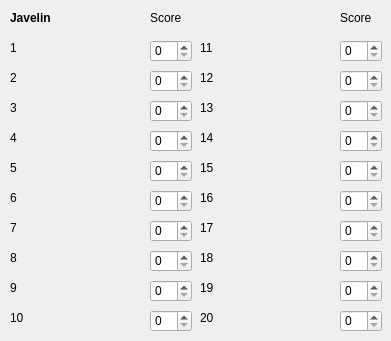
        <widget class="QWidget" name="form_javelin">
         <widget class="QLabel" name="javelin_label_3">
          <property name="geometry">
           <rect>
            <x>10</x>
            <y>100</y>
            <width>121</width>
            <height>16</height>
           </rect>
          </property>
          <property name="styleSheet">
           <string notr="true"/>
          </property>
          <property name="text">
           <string>3</string>
          </property>
         </widget>
         <widget class="QSpinBox" name="javelin_spin_14">
          <property name="geometry">
           <rect>
            <x>340</x>
            <y>130</y>
            <width>42</width>
            <height>22</height>
           </rect>
          </property>
         </widget>
         <widget class="QLabel" name="javelin_label_4">
          <property name="geometry">
           <rect>
            <x>10</x>
            <y>130</y>
            <width>121</width>
            <height>16</height>
           </rect>
          </property>
          <property name="styleSheet">
           <string notr="true"/>
          </property>
          <property name="text">
           <string>4</string>
          </property>
         </widget>
         <widget class="QLabel" name="javelin_label_7">
          <property name="geometry">
           <rect>
            <x>10</x>
            <y>220</y>
            <width>121</width>
            <height>16</height>
           </rect>
          </property>
          <property name="styleSheet">
           <string notr="true"/>
          </property>
          <property name="text">
           <string>7</string>
          </property>
         </widget>
         <widget class="QLabel" name="javelin_label_11">
          <property name="geometry">
           <rect>
            <x>200</x>
            <y>40</y>
            <width>121</width>
            <height>16</height>
           </rect>
          </property>
          <property name="styleSheet">
           <string notr="true"/>
          </property>
          <property name="text">
           <string>11</string>
          </property>
         </widget>
         <widget class="QLabel" name="javelin_label_16">
          <property name="geometry">
           <rect>
            <x>200</x>
            <y>190</y>
            <width>121</width>
            <height>16</height>
           </rect>
          </property>
          <property name="styleSheet">
           <string notr="true"/>
          </property>
          <property name="text">
           <string>16</string>
          </property>
         </widget>
         <widget class="QSpinBox" name="javelin_spin_7">
          <property name="geometry">
           <rect>
            <x>150</x>
            <y>220</y>
            <width>42</width>
            <height>22</height>
           </rect>
          </property>
         </widget>
         <widget class="QSpinBox" name="javelin_spin_16">
          <property name="geometry">
           <rect>
            <x>340</x>
            <y>190</y>
            <width>42</width>
            <height>22</height>
           </rect>
          </property>
         </widget>
         <widget class="QLabel" name="javelin_label_5">
          <property name="geometry">
           <rect>
            <x>10</x>
            <y>160</y>
            <width>121</width>
            <height>16</height>
           </rect>
          </property>
          <property name="styleSheet">
           <string notr="true"/>
          </property>
          <property name="text">
           <string>5</string>
          </property>
         </widget>
         <widget class="QLabel" name="javelin_label_14">
          <property name="geometry">
           <rect>
            <x>200</x>
            <y>130</y>
            <width>121</width>
            <height>16</height>
           </rect>
          </property>
          <property name="styleSheet">
           <string notr="true"/>
          </property>
          <property name="text">
           <string>14</string>
          </property>
         </widget>
         <widget class="QLabel" name="javelin_label_12">
          <property name="geometry">
           <rect>
            <x>200</x>
            <y>70</y>
            <width>121</width>
            <height>16</height>
           </rect>
          </property>
          <property name="styleSheet">
           <string notr="true"/>
          </property>
          <property name="text">
           <string>12</string>
          </property>
         </widget>
         <widget class="QSpinBox" name="javelin_spin_13">
          <property name="geometry">
           <rect>
            <x>340</x>
            <y>100</y>
            <width>42</width>
            <height>22</height>
           </rect>
          </property>
         </widget>
         <widget class="QSpinBox" name="javelin_spin_19">
          <property name="geometry">
           <rect>
            <x>340</x>
            <y>280</y>
            <width>42</width>
            <height>22</height>
           </rect>
          </property>
         </widget>
         <widget class="QSpinBox" name="javelin_spin_18">
          <property name="geometry">
           <rect>
            <x>340</x>
            <y>250</y>
            <width>42</width>
            <height>22</height>
           </rect>
          </property>
         </widget>
         <widget class="QLabel" name="javelin_label_18">
          <property name="geometry">
           <rect>
            <x>200</x>
            <y>250</y>
            <width>121</width>
            <height>16</height>
           </rect>
          </property>
          <property name="styleSheet">
           <string notr="true"/>
          </property>
          <property name="text">
           <string>18</string>
          </property>
         </widget>
         <widget class="QLabel" name="javelin_label_15">
          <property name="geometry">
           <rect>
            <x>200</x>
            <y>160</y>
            <width>121</width>
            <height>16</height>
           </rect>
          </property>
          <property name="styleSheet">
           <string notr="true"/>
          </property>
          <property name="text">
           <string>15</string>
          </property>
         </widget>
         <widget class="QSpinBox" name="javelin_spin_1">
          <property name="geometry">
           <rect>
            <x>150</x>
            <y>40</y>
            <width>42</width>
            <height>22</height>
           </rect>
          </property>
         </widget>
         <widget class="QSpinBox" name="javelin_spin_9">
          <property name="geometry">
           <rect>
            <x>150</x>
            <y>280</y>
            <width>42</width>
            <height>22</height>
           </rect>
          </property>
         </widget>
         <widget class="QSpinBox" name="javelin_spin_3">
          <property name="geometry">
           <rect>
            <x>150</x>
            <y>100</y>
            <width>42</width>
            <height>22</height>
           </rect>
          </property>
         </widget>
         <widget class="QSpinBox" name="javelin_spin_11">
          <property name="geometry">
           <rect>
            <x>340</x>
            <y>40</y>
            <width>42</width>
            <height>22</height>
           </rect>
          </property>
         </widget>
         <widget class="QLabel" name="javelin_label_13">
          <property name="geometry">
           <rect>
            <x>200</x>
            <y>100</y>
            <width>121</width>
            <height>16</height>
           </rect>
          </property>
          <property name="styleSheet">
           <string notr="true"/>
          </property>
          <property name="text">
           <string>13</string>
          </property>
         </widget>
         <widget class="QSpinBox" name="javelin_spin_2">
          <property name="geometry">
           <rect>
            <x>150</x>
            <y>70</y>
            <width>42</width>
            <height>22</height>
           </rect>
          </property>
         </widget>
         <widget class="QSpinBox" name="javelin_spin_6">
          <property name="geometry">
           <rect>
            <x>150</x>
            <y>190</y>
            <width>42</width>
            <height>22</height>
           </rect>
          </property>
         </widget>
         <widget class="QSpinBox" name="javelin_spin_10">
          <property name="geometry">
           <rect>
            <x>150</x>
            <y>310</y>
            <width>42</width>
            <height>22</height>
           </rect>
          </property>
         </widget>
         <widget class="QSpinBox" name="javelin_spin_15">
          <property name="geometry">
           <rect>
            <x>340</x>
            <y>160</y>
            <width>42</width>
            <height>22</height>
           </rect>
          </property>
         </widget>
         <widget class="QLabel" name="javelin_label_8">
          <property name="geometry">
           <rect>
            <x>10</x>
            <y>250</y>
            <width>121</width>
            <height>16</height>
           </rect>
          </property>
          <property name="styleSheet">
           <string notr="true"/>
          </property>
          <property name="text">
           <string>8</string>
          </property>
         </widget>
         <widget class="QLabel" name="javelin_label_20">
          <property name="geometry">
           <rect>
            <x>200</x>
            <y>310</y>
            <width>121</width>
            <height>16</height>
           </rect>
          </property>
          <property name="styleSheet">
           <string notr="true"/>
          </property>
          <property name="text">
           <string>20</string>
          </property>
         </widget>
         <widget class="QLabel" name="javelin_score_label_2">
          <property name="geometry">
           <rect>
            <x>340</x>
            <y>10</y>
            <width>41</width>
            <height>16</height>
           </rect>
          </property>
          <property name="styleSheet">
           <string notr="true"/>
          </property>
          <property name="text">
           <string>Score</string>
          </property>
         </widget>
         <widget class="QLabel" name="javelin_label_2">
          <property name="geometry">
           <rect>
            <x>10</x>
            <y>70</y>
            <width>121</width>
            <height>16</height>
           </rect>
          </property>
          <property name="styleSheet">
           <string notr="true"/>
          </property>
          <property name="text">
           <string>2</string>
          </property>
         </widget>
         <widget class="QLabel" name="javelin_label_10">
          <property name="geometry">
           <rect>
            <x>10</x>
            <y>310</y>
            <width>121</width>
            <height>16</height>
           </rect>
          </property>
          <property name="styleSheet">
           <string notr="true"/>
          </property>
          <property name="text">
           <string>10</string>
          </property>
         </widget>
         <widget class="QLabel" name="javelin_label_6">
          <property name="geometry">
           <rect>
            <x>10</x>
            <y>190</y>
            <width>121</width>
            <height>16</height>
           </rect>
          </property>
          <property name="styleSheet">
           <string notr="true"/>
          </property>
          <property name="text">
           <string>6</string>
          </property>
         </widget>
         <widget class="QLabel" name="javelin_label_1">
          <property name="geometry">
           <rect>
            <x>10</x>
            <y>40</y>
            <width>121</width>
            <height>16</height>
           </rect>
          </property>
          <property name="styleSheet">
           <string notr="true"/>
          </property>
          <property name="text">
           <string>1</string>
          </property>
         </widget>
         <widget class="QSpinBox" name="javelin_spin_4">
          <property name="geometry">
           <rect>
            <x>150</x>
            <y>130</y>
            <width>42</width>
            <height>22</height>
           </rect>
          </property>
         </widget>
         <widget class="QLabel" name="javelin_label_9">
          <property name="geometry">
           <rect>
            <x>10</x>
            <y>280</y>
            <width>121</width>
            <height>16</height>
           </rect>
          </property>
          <property name="styleSheet">
           <string notr="true"/>
          </property>
          <property name="text">
           <string>9</string>
          </property>
         </widget>
         <widget class="QLabel" name="javelin_score_label_1">
          <property name="geometry">
           <rect>
            <x>150</x>
            <y>10</y>
            <width>41</width>
            <height>16</height>
           </rect>
          </property>
          <property name="styleSheet">
           <string notr="true"/>
          </property>
          <property name="text">
           <string>Score</string>
          </property>
         </widget>
         <widget class="QSpinBox" name="javelin_spin_12">
          <property name="geometry">
           <rect>
            <x>340</x>
            <y>70</y>
            <width>42</width>
            <height>22</height>
           </rect>
          </property>
         </widget>
         <widget class="QSpinBox" name="javelin_spin_5">
          <property name="geometry">
           <rect>
            <x>150</x>
            <y>160</y>
            <width>42</width>
            <height>22</height>
           </rect>
          </property>
         </widget>
         <widget class="QLabel" name="javelin_label_17">
          <property name="geometry">
           <rect>
            <x>200</x>
            <y>220</y>
            <width>121</width>
            <height>16</height>
           </rect>
          </property>
          <property name="styleSheet">
           <string notr="true"/>
          </property>
          <property name="text">
           <string>17</string>
          </property>
         </widget>
         <widget class="QSpinBox" name="javelin_spin_20">
          <property name="geometry">
           <rect>
            <x>340</x>
            <y>310</y>
            <width>42</width>
            <height>22</height>
           </rect>
          </property>
         </widget>
         <widget class="QLabel" name="javelin_label_19">
          <property name="geometry">
           <rect>
            <x>200</x>
            <y>280</y>
            <width>121</width>
            <height>16</height>
           </rect>
          </property>
          <property name="styleSheet">
           <string notr="true"/>
          </property>
          <property name="text">
           <string>19</string>
          </property>
         </widget>
         <widget class="QSpinBox" name="javelin_spin_8">
          <property name="geometry">
           <rect>
            <x>150</x>
            <y>250</y>
            <width>42</width>
            <height>22</height>
           </rect>
          </property>
         </widget>
         <widget class="QSpinBox" name="javelin_spin_17">
          <property name="geometry">
           <rect>
            <x>340</x>
            <y>220</y>
            <width>42</width>
            <height>22</height>
           </rect>
          </property>
         </widget>
         <widget class="QLabel" name="math_form_label_4">
          <property name="geometry">
           <rect>
            <x>10</x>
            <y>10</y>
            <width>55</width>
            <height>16</height>
           </rect>
          </property>
          <property name="font">
           <font>
            <weight>75</weight>
            <bold>true</bold>
           </font>
          </property>
          <property name="text">
           <string>Javelin</string>
          </property>
         </widget>
        </widget>
